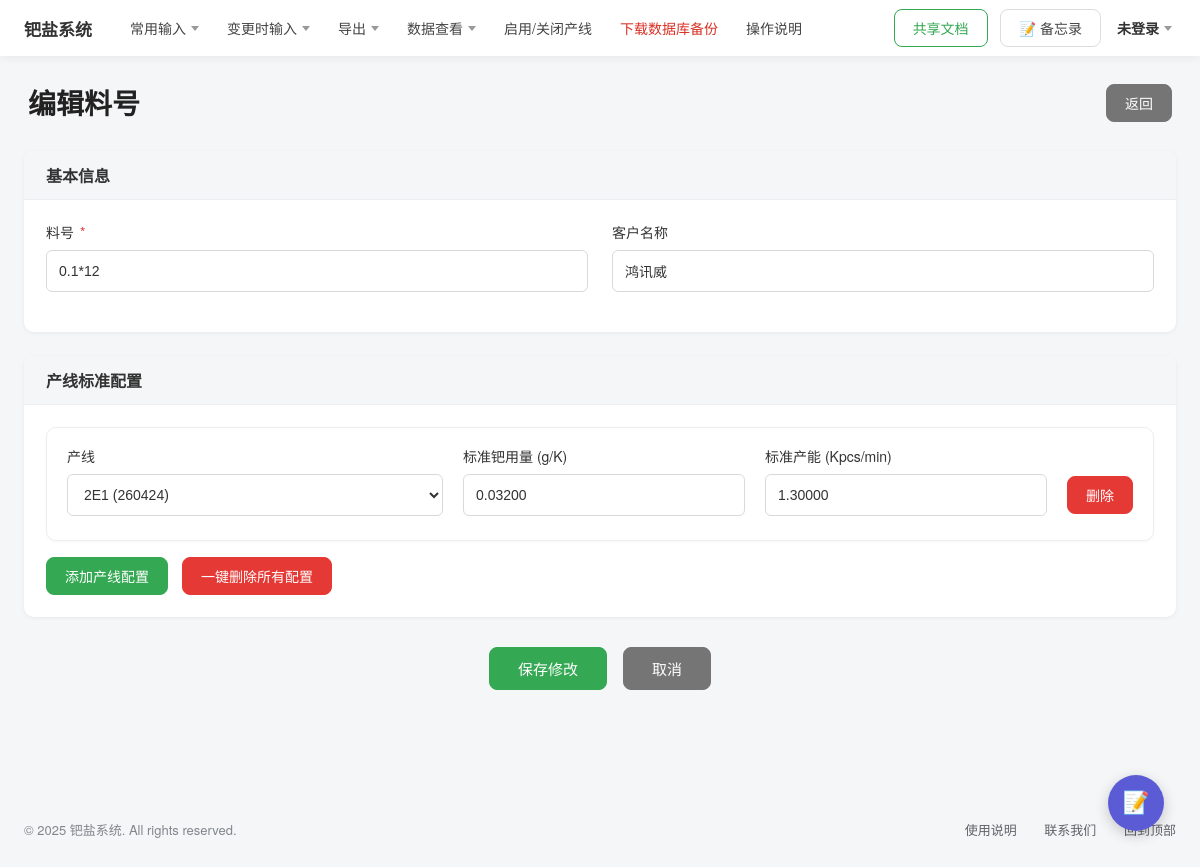
The app's page /products/3/edit/ with its own data.
### palladium/models.py (models this page shows, shortened)
class Product(models.Model):
    part_no = models.CharField('料号', max_length=50, unique=True)
    customer = models.ForeignKey(
        Customer, on_delete=models.SET_NULL,
        null=True, blank=True, related_name='products', verbose_name='客户',
    )
    created_by = models.ForeignKey(
        settings.AUTH_USER_MODEL, on_delete=models.SET_NULL,
        null=True, blank=True, related_name='products', verbose_name='创建人',
    )
    created_at = models.DateTimeField('创建时间', auto_now_add=True)
    class Meta:
        ordering = ['-id']
        verbose_name = '产品料号'
        verbose_name_plural = '产品料号'

class Customer(models.Model):
    name = models.CharField('客户名称', max_length=100, unique=True)
    created_at = models.DateTimeField('创建时间', auto_now_add=True)
    class Meta:
        ordering = ['name']
        verbose_name = '客户'
        verbose_name_plural = '客户'

class ProductLineConfig(models.Model):
    product = models.ForeignKey(
        Product, on_delete=models.CASCADE,
        related_name='line_configs', verbose_name='产品',
    )
    line = models.ForeignKey(
        ProductionLine, on_delete=models.CASCADE,
        related_name='product_configs', verbose_name='产线',
    )
    std_gold_usage = models.CharField('标准钯用量(g/K)', max_length=50, blank=True, default='')
    std_capacity = models.CharField('标准产能(Kpcs/min)', max_length=50, blank=True, default='')
    class Meta:
        ordering = ['id']
        verbose_name = '产线参数配置'
        verbose_name_plural = '产线参数配置'

class ProductionLine(models.Model):
    name = models.CharField('产线名称', max_length=50)
    line_no = models.CharField('产线编号', max_length=50, blank=True, default='')
    floor = models.CharField('车间楼层', max_length=20, blank=True, default='')
    plating_type = models.ForeignKey(
        PlatingType, on_delete=models.SET_NULL,
        null=True, blank=True, related_name='lines', verbose_name='镀种',
    )
    is_active = models.BooleanField('是否启用', default=True)
    sort_order = models.IntegerField('排序', default=0)
    created_by = models.ForeignKey(
        settings.AUTH_USER_MODEL, on_delete=models.SET_NULL,
        null=True, blank=True, related_name='production_lines', verbose_name='创建人',
    )
    created_at = models.DateTimeField('创建时间', auto_now_add=True)
    class Meta:
        ordering = ['sort_order', 'id']
        verbose_name = '产线'
        verbose_name_plural = '产线'

### palladium/views.py (the view, shortened to what this page needs)
# urls.py: path('products/<int:pk>/edit/', views.product_edit, name='product_edit'),
def product_edit(request, pk):
    product = get_object_or_404(Product.objects.select_related('customer'), pk=pk)
    configs = product.line_configs.select_related('line')
    context = {
        'page_title': '编辑料号',
        'product': product,
        'configs': configs,
        'lines': ProductionLine.objects.filter(is_active=True),
        'customers': Customer.objects.all(),
    }
    return render(request, 'palladium/product_edit.html', context)

### templates/palladium/product_edit.html (shortened to what this page needs)
{% extends 'base.html' %}
{% load static %}
{% block extra_css %}
<link rel="stylesheet" href="{% static 'css/page-form.css' %}">
{% endblock %}
{% block page_body %}
<div class="edit-header">
    <h1>编辑料号</h1>
    <a class="btn btn-gray" href="{% url 'palladium:product_list' %}">返回</a>
</div>
<main class="content form-page">
    <form method="post" id="editForm" novalidate>
        <section class="form-card">
            <div class="form-card-header"><h2>基本信息</h2></div>
            <div class="form-card-body">
                <div class="field-row cols-2">
                    <div class="form-item">
                        <label>料号 <span class="req">*</span></label>
                        <input type="text" name="part_no" id="id_part_no" value="{{ product.part_no }}" maxlength="50">
                    </div>
                    <div class="form-item">
                        <label>客户名称</label>
                        <input type="text" name="customer" list="customer-list"
                               value="{{ product.customer.name|default:'' }}" maxlength="100">
                    </div>
                </div>
            </div>
        </section>
        <section class="form-card">
            <div class="form-card-header"><h2>产线标准配置</h2></div>
            <div class="form-card-body">
                <div id="config-list">
                    {% for c in configs %}
                    <div class="config-card">
                        <div class="config-grid">
                            <div class="form-item">
                                <label>产线</label>
                                <select name="cfg_line">
                                    {% for line in lines %}
                                    <option value="{{ line.id }}" {% if c.line_id == line.id %}selected{% endif %}>{{ line.name }}{% if line.line_no %} ({{ line.line_no }}){% endif %}</option>
                                    {% endfor %}
                                </select>
                            </div>
                            <div class="form-item">
                                <label>标准钯用量 (g/K)</label>
                                <input type="text" name="cfg_gold" value="{{ c.std_gold_usage }}">
                            </div>
                            <div class="form-item">
                                <label>标准产能 (Kpcs/min)</label>
                                <input type="text" name="cfg_capacity" value="{{ c.std_capacity }}">
                            </div>
                            <button type="button" class="btn btn-red btn-delete-config">删除</button>
                        </div>
                    </div>
                    {% endfor %}
                </div>
                <div class="edit-config-actions">
                    <button type="button" class="btn btn-green" id="btn-add-config">添加产线配置</button>
                    <button type="button" class="btn btn-red" id="btn-clear-config">一键删除所有配置</button>
                </div>
            </div>
        </section>
        <div class="center-actions">
            <button type="submit" class="btn btn-green btn-lg">保存修改</button>
            <a href="{% url 'palladium:product_list' %}" class="btn btn-gray btn-lg">取消</a>
        </div>
    </form>
</main>
{% endblock %}

### static/css/base.css (style rules this page uses)
* { margin: 0; padding: 0; box-sizing: border-box; }
body { font-family: "Microsoft YaHei", "PingFang SC", "Helvetica Neue", Arial, sans-serif; font-size: 14px; color: #333; background: #f5f6f8; }
a { text-decoration: none; color: inherit; }
.btn { display: inline-flex; align-items: center; justify-content: center; padding: 8px 18px; border: 1px solid #dadce0; border-radius: 8px; background: #fff; font-size: 14px; cursor: pointer; transition: all 0.15s; }
.content { max-width: 1500px; margin: 0 auto; padding: 32px 24px 60px; }

### static/css/page-form.css (style rules this page uses)
.form-page { padding-top: 24px; max-width: 1500px; margin: 0 auto; }
.form-card { background: #fff; border-radius: 10px; box-shadow: 0 1px 4px rgba(0, 0, 0, 0.06); margin-bottom: 24px; overflow: hidden; }
.form-card-header { display: flex; align-items: center; justify-content: space-between; background: #f5f6f8; border-bottom: 1px solid #eceef1; padding: 12px 22px; }
.form-card-header h2 { font-size: 16px; font-weight: 600; color: #333; }
.form-card-body { padding: 22px; }
.field-row { display: grid; gap: 24px; }
.field-row.cols-2 { grid-template-columns: repeat(2, 1fr); }
.form-item { margin-bottom: 18px; }
.form-item label { display: block; margin-bottom: 8px; font-weight: 500; color: #333; }
.req { color: #e53935; margin-left: 2px; }
.form-item input[type="text"], .form-item input[type="date"], .form-item select { width: 100%; height: 42px; padding: 0 12px; border: 1px solid #d9d9d9; border-radius: 6px; font-size: 14px; outline: none; background: #fff; transition: border-color 0.15s, box-shadow 0.15s; color: #333; }
.form-item input::placeholder { color: #b0b4b8; }
.btn-green { background: #34a853; border-color: #34a853; color: #fff; }
.btn-gray { background: #757575; border-color: #757575; color: #fff; }
.btn-red { background: #e53935; border-color: #e53935; color: #fff; }
.btn-lg { padding: 10px 28px; font-size: 15px; }
.config-card { background: #fff; border: 1px solid #eceef1; border-radius: 10px; padding: 18px 20px 6px; margin-bottom: 16px; box-shadow: 0 1px 3px rgba(0, 0, 0, 0.04); }
.config-grid { display: grid; grid-template-columns: 1.6fr 1.2fr 1.2fr auto; gap: 20px; align-items: start; }
.config-grid .btn-delete-config { margin-top: 30px; white-space: nowrap; }
.edit-header { display: flex; align-items: center; justify-content: space-between; padding: 26px 28px 4px; }
.edit-header h1 { font-size: 28px; font-weight: 700; color: #222; }
.edit-config-actions { display: flex; gap: 14px; margin-top: 6px; }
.center-actions { display: flex; justify-content: center; gap: 16px; margin: 30px 0 10px; }

### records on screen
Product: part_no "0.1*12", customer "鸿讯威"
ProductLineConfig: cfg_line "2E1 (260424)", cfg_gold "0.03200", cfg_capacity "1.30000"
